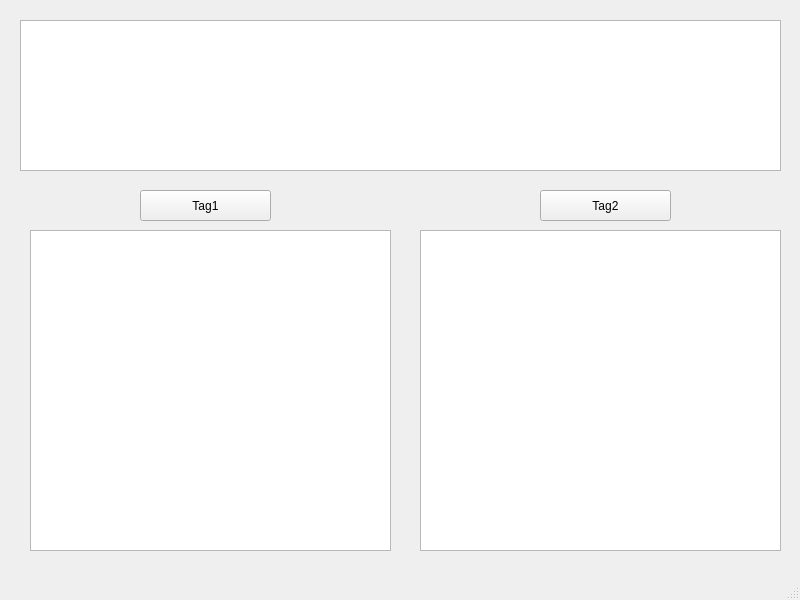
<?xml version="1.0" encoding="UTF-8"?>
<ui version="4.0">
 <class>MainWindow</class>
 <widget class="QMainWindow" name="MainWindow">
  <property name="geometry">
   <rect>
    <x>0</x>
    <y>0</y>
    <width>800</width>
    <height>600</height>
   </rect>
  </property>
  <property name="windowTitle">
   <string>MainWindow</string>
  </property>
  <widget class="QWidget" name="centralwidget">
   <widget class="QPlainTextEdit" name="textInput">
    <property name="geometry">
     <rect>
      <x>20</x>
      <y>20</y>
      <width>761</width>
      <height>151</height>
     </rect>
    </property>
    <property name="font">
     <font>
      <family>TH Sarabun New</family>
      <pointsize>16</pointsize>
     </font>
    </property>
   </widget>
   <widget class="QPushButton" name="bt_tag1">
    <property name="geometry">
     <rect>
      <x>140</x>
      <y>190</y>
      <width>131</width>
      <height>31</height>
     </rect>
    </property>
    <property name="text">
     <string>Tag1</string>
    </property>
   </widget>
   <widget class="QTextBrowser" name="output_tag1">
    <property name="geometry">
     <rect>
      <x>30</x>
      <y>230</y>
      <width>361</width>
      <height>321</height>
     </rect>
    </property>
   </widget>
   <widget class="QTextBrowser" name="output_tag2">
    <property name="geometry">
     <rect>
      <x>420</x>
      <y>230</y>
      <width>361</width>
      <height>321</height>
     </rect>
    </property>
   </widget>
   <widget class="QPushButton" name="bt_tag2">
    <property name="geometry">
     <rect>
      <x>540</x>
      <y>190</y>
      <width>131</width>
      <height>31</height>
     </rect>
    </property>
    <property name="text">
     <string>Tag2</string>
    </property>
   </widget>
  </widget>
  <widget class="QMenuBar" name="menubar">
   <property name="geometry">
    <rect>
     <x>0</x>
     <y>0</y>
     <width>800</width>
     <height>22</height>
    </rect>
   </property>
  </widget>
  <widget class="QStatusBar" name="statusbar"/>
 </widget>
 <resources/>
 <connections/>
</ui>
